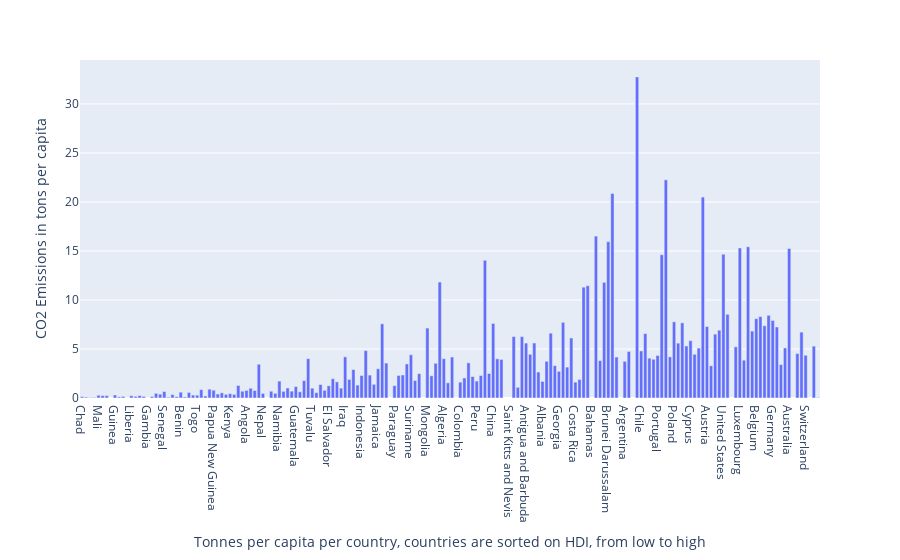

Notebook cell for this chart:
### Markdown cell above
This first figure shows the Human Development Index per country of the world. As visible in the figure, countries in Western Europe, North America and Oceania have a very high HDI, whereas countries in Africa have a lower HDI. However, the dataset does not contain information about some countries. These are white in the figure.

### Code cell
fig = px.bar(dataset, x='Country', y='TonsPerCapita')
desired_order = dataset.sort_values('Human Development Index (HDI) ')['Country'].to_list()
fig.update_xaxes(categoryorder='array', categoryarray=desired_order, title="Tonnes per capita per country, countries are sorted on HDI, from low to high")
fig.update_yaxes(title="CO2 Emissions in tons per capita")
fig.show()

### Figure 1 — Plotly figure (JSON) as saved in the notebook; plotly's stock layout.template omitted (floating-point values rounded to 4 significant figures; data arrays with more than 128 entries replaced by an {"elided": "..."} marker saying what was removed)
{"data": [{"alignmentgroup": "True", "hovertemplate": "Country=%{x}<br>TonsPerCapita=%{y}<extra></extra>", "legendgroup": "", "marker": {"color": "#636efa", "pattern": {"shape": ""}}, "name": "", "offsetgroup": "", "orientation": "v", "showlegend": false, "textposition": "auto", "type": "bar", "x": {"elided": "181 str values"}, "xaxis": "x", "y": {"elided": "181 float values"}, "yaxis": "y"}], "layout": {"barmode": "relative", "legend": {"tracegroupgap": 0}, "margin": {"t": 60}, "xaxis": {"anchor": "y", "categoryarray": {"elided": "181 str values"}, "categoryorder": "array", "domain": [0, 1], "title": {"text": "Tonnes per capita per country, countries are sorted on HDI, from low to high"}}, "yaxis": {"anchor": "x", "domain": [0, 1], "title": {"text": "CO2 Emissions in tons per capita"}}}}
